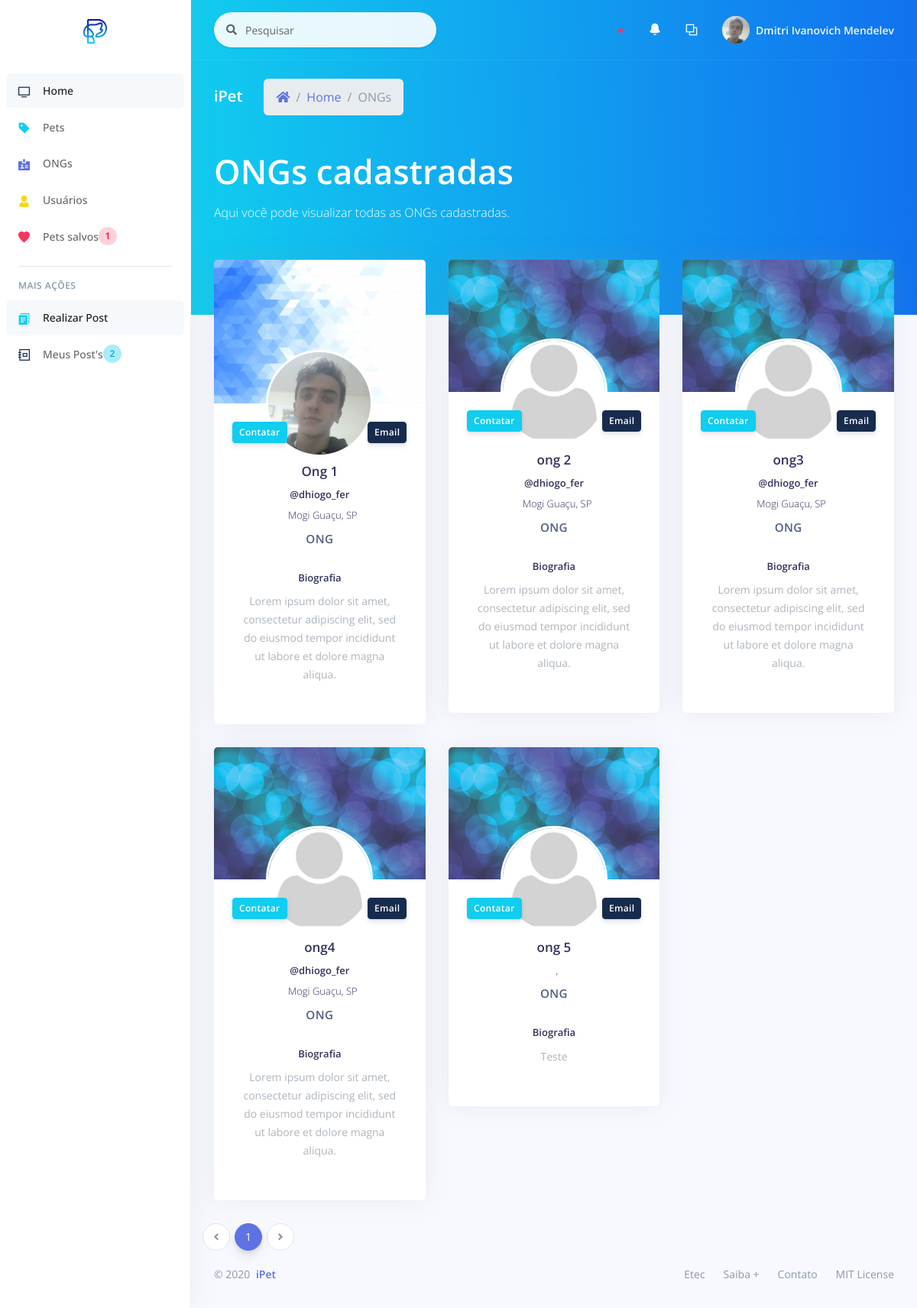
/_site/_user/list/list_ongs.php (signed in), run on the app's committed database.
### tables this page shows
CREATE TABLE `user` (
  `id_user` int(11) NOT NULL,
  `ranking` int(11) NOT NULL,
  `name` varchar(200) NOT NULL,
  `email` varchar(100) NOT NULL,
  `password` varchar(100) NOT NULL,
  `cpf` varchar(30) NOT NULL,
  `telephone` varchar(30) DEFAULT NULL,
  `instagram` varchar(100) DEFAULT NULL,
  `street` varchar(100) DEFAULT NULL,
  `neighborhood` varchar(100) DEFAULT NULL,
  `city` varchar(100) DEFAULT NULL,
  `uf` varchar(2) DEFAULT NULL,
  `bio` text DEFAULT NULL,
  `image` varchar(200) DEFAULT NULL,
  `banner` varchar(200) DEFAULT NULL,
  `use_terms` int(11) DEFAULT NULL,
  `status` int(11) NOT NULL
);

### _site/_user/list/list_ongs.php (the view, shortened to what this page needs)
<?php
include_once('../../controller/connect.php');
?>
<!DOCTYPE html>
<html>
<head>
  <?php
    include_once "../../assets/components/styles.php";
  ?>
</head>
<body>
  <?php
    include_once "../components/sidenav.php";
  ?>
  <div class="main-content" id="panel">
    <?php
      include_once "../components/top_nav.php";
    ?>
    <div class="header bg-gradient-info pb-6">
      <div class="container-fluid">
        <div class="header-body">
          <div class="row align-items-center py-4">
            <div class="col-lg-6 col-7">
              <h6 class="h2 text-white d-inline-block mb-0">iPet</h6>
              <nav aria-label="breadcrumb" class="d-none d-md-inline-block ml-md-4">
                <ol class="breadcrumb breadcrumb-links breadcrumb-dark">
                  <li class="breadcrumb-item"><a href="<?= BASE . '_site/_user/home.php'; ?>"><i class="fas fa-home"></i></a></li>
                  <li class="breadcrumb-item"><a href="<?= BASE . '_site/_user/home.php'; ?>">Home</a></li>
                  <li class="breadcrumb-item active" aria-current="page">ONGs</li>
                </ol>
              </nav>
            </div>
          </div>
          <div class="row">
            <div class="col">
            <h1 class="display-2 text-white">ONGs cadastradas</h1>
            <p class="text-white mt-0 mb-5">Aqui você pode visualizar todas as ONGs cadastradas.</p>
            </div>
          </div>
        </div>
      </div>
    </div>
    <div class="container-fluid mt--6">
                <?php
                  $num_page_itens = 9;
                  $page = (isset($_GET['page']))? $_GET['page'] : 1;
                  $sql_num_ong = "SELECT * FROM user WHERE ranking = 2 AND status = 1";
                  $res_num_ong = mysqli_query($con, $sql_num_ong);
                  $init = ($num_page_itens*$page)-$num_page_itens;
                  $sql_ong = "SELECT * FROM user WHERE ranking = 2 AND status = 1 ORDER BY id_user ASC LIMIT $init, $num_page_itens";
                  $res_ong = mysqli_query($con, $sql_ong);
                  $array_ong = mysqli_fetch_assoc($res_ong);
                  $quanty_ongs = mysqli_num_rows($res_num_ong);
                  $num_pages = ceil($quanty_ongs/$num_page_itens);
                ?>
      <div class="row">
      <?php
        if($quanty_ongs):
        do{
      ?>
        <div class="col-xl-4 order-xl-2">
          <div class="card card-profile">
            <img src="<?= PUBLICO . 'img/theme/' . $array_ong['banner']; ?>" alt="Imagem de capa" class="card-img-top">
            <div class="row justify-content-center">
              <div class="col-lg-3 order-lg-2">
                <div class="card-profile-image">
                  <a href="#">
                    <img src="<?= PUBLICO . 'img/users/' . $array_ong['image']; ?>" class="rounded-circle">
                  </a>
                </div>
              </div>
            </div>
            <div class="card-header text-center border-0 pt-8 pt-md-4 pb-0 pb-md-4">
              <div class="d-flex justify-content-between">
                <button type="button" data-toggle="modal" class="btn btn-sm btn-info  mr-4" data-target="#modalContatar<?= $array_ong['id_user']; ?>">Contatar</button>
                <button type="button" data-toggle="modal" class="btn btn-sm btn-default float-right" data-target="#modalEmail<?= $array_ong['id_user']; ?>">Email</button>
              </div>
            </div>
            <div class="card-body pt-0">
              <div class="text-center">
                <h5 class="h3">
                <?= $array_ong['name']; ?>
                </h5>
                <h6 class="h5">
                <?= $array_ong['instagram']; ?>
                </h6>
                <div class="h5 font-weight-300">
                  <i class="ni location_pin mr-2"></i><?= $array_ong['city'] . ", " . $array_ong['uf']; ?>
                </div>
                <span class="heading">
                  <?php
                    if($array_ong['ranking'] == 1){
                      echo "Voluntário";
                    } elseif ($array_ong['ranking'] == 2) {
                      echo "ONG";
                    } elseif ($array_ong['ranking'] == 3) {
                      echo "Administrador";
                    } else {
                      echo "Oops, ocorreu um erro...";
                    }
                  ?>
                </span>
              </div>
              <div class="row">
                <div class="col">
                  <div class="card-profile-stats d-flex justify-content-center">
                    <div>
                      <h5>Biografia</h5>
                      <span class="description"><?= $array_ong['bio'];?></span>
                    </div>
                  </div>
                </div>
              </div>
            </div>
          </div>
        </div>
      <?php
        } while($array_ong = mysqli_fetch_assoc($res_ong));
      ?>
      </div>
      <div class="row">
      <nav aria-label="...">
                    <ul class="pagination">
                      <li class="page-item">
                        <a class="page-link" href="list_ongs.php?page=<?php if($page==1){ echo 1;}else{echo $page-1;};?>" tabindex="-1">
                          <i class="fa fa-angle-left"></i>
                        </a>
                      </li>
                      <?php
                        for($i=1;$i<$num_pages+1;$i++){
                          $current = "";
                          if($page == $i){
                            $current = "active";
                          }
                      ?>
                      <li class="page-item <?= $current; ?>"><a class="page-link" href="list_ongs.php?page=<?= $i; ?>"><?= $i; ?></a></li>
                      <?php }?>
                      <li class="page-item">
                        <a class="page-link" href="list_ongs.php?page=<?php if($page<$num_pages){ echo $page+1;}else{echo $page;};?>">
                          <i class="fa fa-angle-right"></i>
                        </a>
                      </li>
                    </ul>
              </nav>
      </div>
      <?php endif; ?>
      <?php
        include_once "../../assets/components/footer.php";
      ?>
    </div>
  </div>
</body>
</html>

### data on the page
user: banner (picture), image (picture), name "Ong 1", instagram "@dhiogo_fer", city "Mogi Guaçu", uf "SP", ranking "ONG", bio "Lorem ipsum dolor sit amet, consectetur adipiscing elit, sed do eiusmod tempor incididunt ut labore et dolore magna aliqua."
user: banner (picture), image (placeholder picture), name "ong 2", instagram "@dhiogo_fer", city "Mogi Guaçu", uf "SP", ranking "ONG", bio "Lorem ipsum dolor sit amet, consectetur adipiscing elit, sed do eiusmod tempor incididunt ut labore et dolore magna aliqua."
user: banner (picture), image (placeholder picture), name "ong3", instagram "@dhiogo_fer", city "Mogi Guaçu", uf "SP", ranking "ONG", bio "Lorem ipsum dolor sit amet, consectetur adipiscing elit, sed do eiusmod tempor incididunt ut labore et dolore magna aliqua."
user: banner (picture), image (placeholder picture), name "ong4", instagram "@dhiogo_fer", city "Mogi Guaçu", uf "SP", ranking "ONG", bio "Lorem ipsum dolor sit amet, consectetur adipiscing elit, sed do eiusmod tempor incididunt ut labore et dolore magna aliqua."
user: banner (picture), image (placeholder picture), name "ong 5", ranking "ONG", bio "Teste"

### other printed values
$count_favorite "1"
$count_post "2"
$_SESSION['name'] "Dmitri Ivanovich Mendelev"
